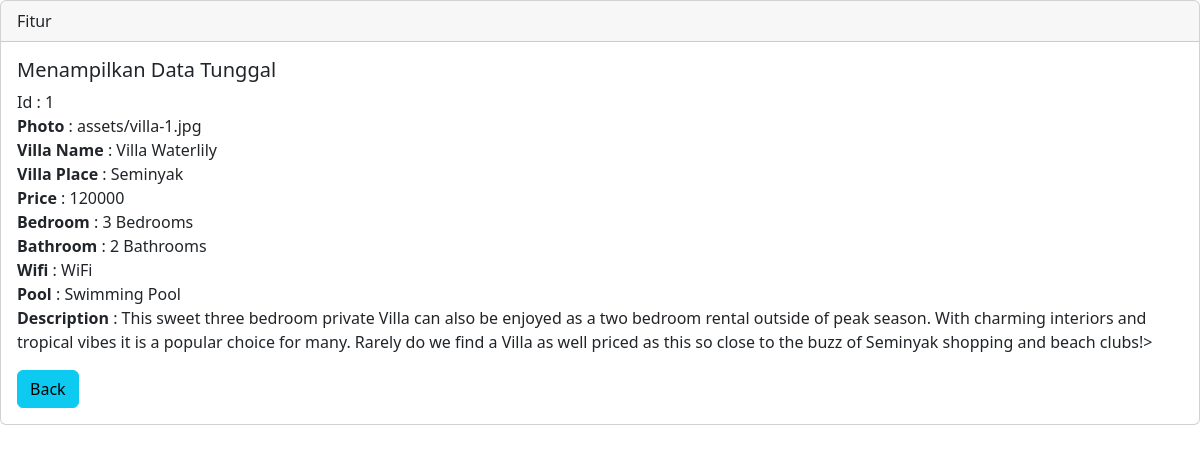
Screenshot of /admin/tampilById.php?room_id=1 with the database file from the repository.
### tables this page shows
CREATE TABLE `room` (
  `room_id` int(11) NOT NULL,
  `room_name` varchar(50) NOT NULL,
  `room_place` varchar(255) NOT NULL,
  `description` text NOT NULL,
  `price` int(12) NOT NULL,
  `photo` varchar(100) NOT NULL,
  `bedroom` varchar(255) NOT NULL,
  `bathroom` varchar(255) NOT NULL,
  `wifi` varchar(255) NOT NULL,
  `pool` varchar(255) NOT NULL
);

### admin/tampilById.php (the view, shortened to what this page needs)
<!DOCTYPE html>
<html>
<head>
    <link href="https://cdn.jsdelivr.net/npm/bootstrap@5.2.3/dist/css/bootstrap.min.css" rel="stylesheet">
    <link href="https://getbootstrap.com/docs/5.2/assets/css/docs.css" rel="stylesheet">
</head>
<body>
    <div class="card">
        <div class="card-header">
            Fitur
        </div>
        <div class="card-body">
            <h5 class="card-title">Menampilkan Data Tunggal</h5>
            <p class="card-text" value=<?php
                $room_id = $_GET['room_id'];
                include 'koneksi.php';
                $query = mysqli_query($koneksi, "SELECT * FROM room WHERE room_id = '$room_id'");
                $data = mysqli_fetch_array($query);
                echo "<b>Id</b> : " . $data['room_id'] . "<br>";
                echo "<b>Photo</b> : " . $data['photo'] . "<br>";
                echo "<b>Villa Name</b> : " . $data['room_name'] . "<br>";
                echo "<b>Villa Place</b> : " . $data['room_place'] . "<br>";
                echo "<b>Price</b> : " . $data['price'] . "<br>";
                echo "<b>Bedroom</b> : " . $data['bedroom'] . "<br>";
                echo "<b>Bathroom</b> : " . $data['bathroom'] . "<br>";
                echo "<b>Wifi</b> : " . $data['wifi'] . "<br>";
                echo "<b>Pool</b> : " . $data['pool'] . "<br>";
                echo "<b>Description</b> : " . $data['description'];
                ?>></p>
            <a href="villabooking.php" class="btn btn-info">Back</a>
        </div>
    </div>
</body>
</html>

### rows the page displays
room: room_id "1", photo "assets/villa-1.jpg", room_name "Villa Waterlily", room_place "Seminyak", price "120000", bedroom "3 Bedrooms", bathroom "2 Bathrooms", wifi "WiFi", pool "Swimming Pool", description "This sweet three bedroom private Villa can also be enjoyed as a two bedroom rental outside of peak season. With charming interiors and tropical vibes it is a popular choice for many. Rarely do we find a Villa as well priced as this so close to the buzz of Seminyak shopping and beach clubs!"
